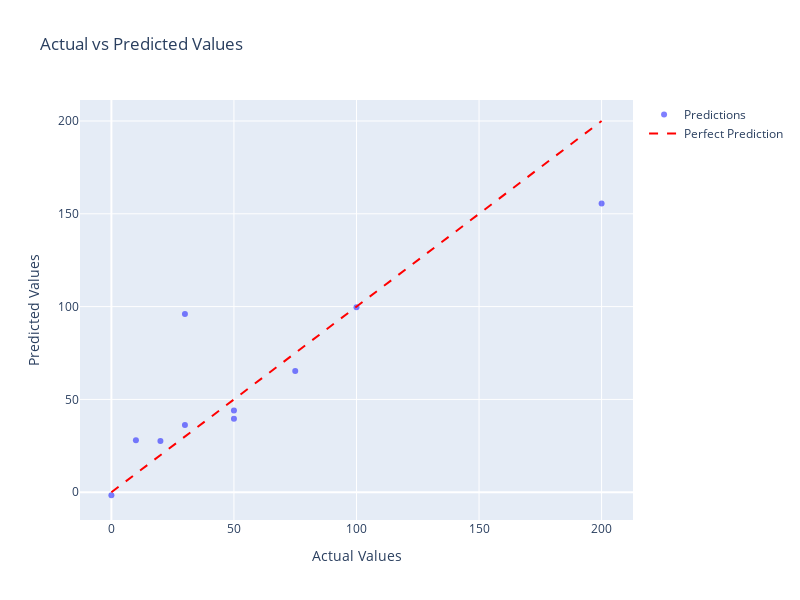

The notebook cell saved with this chart:
### Code cell
#let's plot the predicted values against the actual values
import plotly.express as px
import plotly.graph_objects as go

fig = go.Figure()

fig.add_trace(go.Scatter(
    x=y_test.values,
    y=y_pred.flatten(),
    mode='markers',
    name='Predictions',
    marker=dict(color='blue', opacity=0.5)
))

# Add the diagonal line for actual value
fig.add_trace(go.Scatter(
    x=[y_test.min(), y_test.max()],
    y=[y_test.min(), y_test.max()],
    mode='lines',
    name='Perfect Prediction',
    line=dict(color='red', dash='dash')
))

fig.update_layout(
    title='Actual vs Predicted Values',
    xaxis_title='Actual Values',
    yaxis_title='Predicted Values',
    width=800,
    height=600,
    hovermode='closest'
)

fig.show()

### Figure 1 — Plotly figure (JSON) as saved in the notebook; plotly's stock layout.template omitted (floating-point values rounded to 4 significant figures)
{"data": [{"marker": {"color": "blue", "opacity": 0.5}, "mode": "markers", "name": "Predictions", "type": "scatter", "x": [0, 200, 75, 30, 10, 30, 50, 50, 100, 20], "y": [-1.618, 155.6, 65.38, 36.22, 28.03, 95.97, 44.04, 39.59, 99.71, 27.57]}, {"line": {"color": "red", "dash": "dash"}, "mode": "lines", "name": "Perfect Prediction", "type": "scatter", "x": [0, 200], "y": [0, 200]}], "layout": {"height": 600, "hovermode": "closest", "title": {"text": "Actual vs Predicted Values"}, "width": 800, "xaxis": {"title": {"text": "Actual Values"}}, "yaxis": {"title": {"text": "Predicted Values"}}}}
